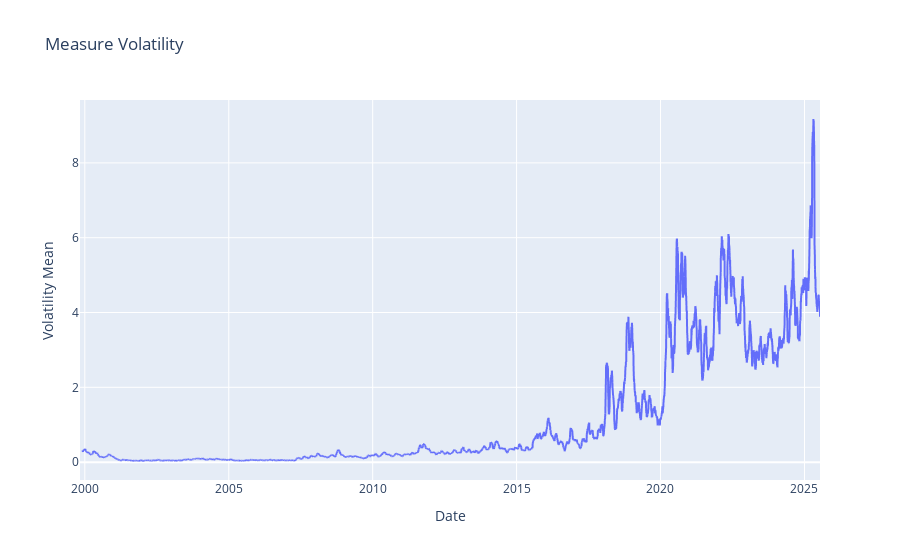

Notebook cell for this chart:
### Markdown cell above
### The Mean Volatility for the cut off the timeframe

### Code cell
fig = px.line(df_stock, x="date", y="volatility_mean", title="Measure Volatility", 
              labels={"date": "Date", "volatility_mean": "Volatility Mean"})
fig.show()

### Figure 1 — Plotly figure (JSON) as saved in the notebook; plotly's stock layout.template omitted (floating-point values rounded to 4 significant figures; data arrays with more than 128 entries replaced by an {"elided": "..."} marker saying what was removed)
{"data": [{"hovertemplate": "Date=%{x}<br>Volatility Mean=%{y}<extra></extra>", "legendgroup": "", "line": {"color": "#636efa", "dash": "solid"}, "marker": {"symbol": "circle"}, "mode": "lines", "name": "", "showlegend": false, "type": "scattergl", "x": {"elided": "6466 str values"}, "xaxis": "x", "y": {"elided": "6466 float values"}, "yaxis": "y"}], "layout": {"legend": {"tracegroupgap": 0}, "title": {"text": "Measure Volatility"}, "xaxis": {"anchor": "y", "domain": [0, 1], "title": {"text": "Date"}}, "yaxis": {"anchor": "x", "domain": [0, 1], "title": {"text": "Volatility Mean"}}}}
